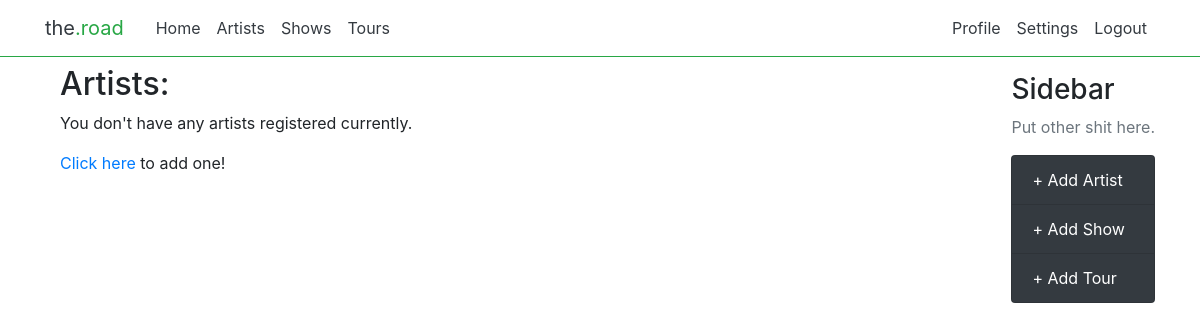
/artists/list/ (signed in), run on an earlier commit of the app's database.
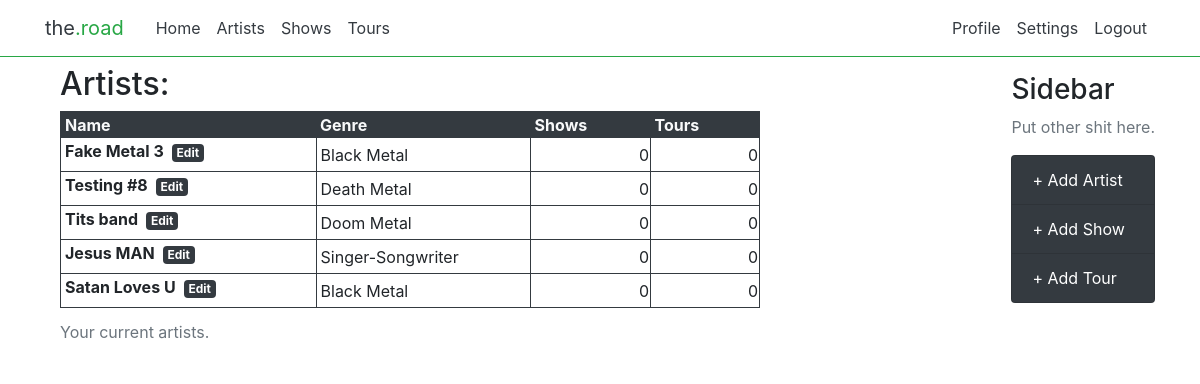
And on a later commit of the database.
### artists/models.py (models this page shows, shortened)
class Artists(models.Model):
    artist_Name = models.CharField(max_length=200)
    artist_Genre = models.CharField(
        max_length=200, choices=Genres.GENRE_CHOICES)
    artist_IG_Username = models.CharField(max_length=200, blank=True)
    artist_FB_URL = models.URLField(default='', blank=True)
    artist_Spotify_URL = models.URLField(default='', blank=True)
    artist_BC_URL = models.URLField(default='', blank=True)
    artist_Show_Count = models.CharField(
        max_length=200, default='0', blank=True)
    owner_ID = models.CharField(
        max_length=200, default="", blank=True)
    signup_Date = models.DateTimeField(default=timezone.now)

### artists/views.py (the view)
# urls.py: path('list/', views.artists_list, name='artist-list'),
def artists_list(request):
    full_artist_list = Artists.objects.filter(owner_ID=request.user.id)
    context = {'artist_list': full_artist_list}
    return render(request, 'artists/artist-list.html', context)

### artists/templates/artists/artist-list.html
{% extends "artists/base.html" %}
{% block content %}
<h2>Artists:</h2>
<div>
    {% if artist_list %}
    <table class="border border-dark w-100">
        <caption>Your current artists.</caption>
        <thead class="bg-dark text-light text-left">
            <tr>
                <th scope="col" class="pl-1">Name</th>
                <th scope="col" class="pl-1">Genre</th>
                <th scope="col" class="pl-1 pr-4">Shows</th>
                <th scope="col" class="pl-1 pr-4">Tours</th>
            </tr>
        </thead>
        <tbody class="border-bottom border-dark">
            {% for artist in artist_list %}
            <tr class="border-bottom border-dark">
                <th scope="row" class="border-right border-dark pr-3 pl-1">{{ artist.artist_Name }}<a href="#"
                        class="badge badge-dark ml-2 mb-2">Edit</a>
                </th>
                <td class="pl-1 border-right border-dark">{{ artist.artist_Genre }}</td>
                <td class="text-right border-right border-dark">{{ artist.artist_Show_Count }}</td>
                <td class="text-right">0</td>
            </tr>
            {% endfor %}
        </tbody>
    </table>
    {% else %}
    <p>You don't have any artists registered currently.</p>
    <p><a href="{% url 'add-artist' %}">Click here</a> to add one!</p>
    {% endif %}
</div>
{% endblock content %}

### artists/templates/artists/base.html (shortened to what this page needs)
{% load static %}
<!DOCTYPE html>
<html lang="en">
<head>
    <link rel="stylesheet" type="text/css" href="{% static 'styles.css' %}">
    <link rel="stylesheet" href="https://stackpath.bootstrapcdn.com/bootstrap/4.3.1/css/bootstrap.min.css"
>
</head>
<body class="bg-white">
    <header class="site-header">
        <nav class="navbar navbar-expand-md navbar-dark fixed-top bg-white border-bottom border-success">
            <div class="container text-dark">
                <a class="navbar-brand mr-4 text-dark" href="{% url 'index' %}">the<span
                        class="text-success">.road</span></a>
                <div class="collapse navbar-collapse text-dark" id="navbarToggle">
                    <div class="navbar-nav mr-auto">
                        <a class="nav-item nav-link text-dark active" href="{% url 'index' %}">Home</a>
                        <a class="nav-item nav-link text-dark" href="{% url 'artist-list' %}">Artists</a>
                        <a class="nav-item nav-link text-dark" href="{% url 'shows-page' %}">Shows</a>
                        <a class="nav-item nav-link text-dark" href="{% url 'tours-page' %}">Tours</a>
                    </div>
                    <div class="navbar-nav">
                        {% if user.is_authenticated %}
                        <a class="nav-item nav-link text-dark" href="{% url 'profile' %}">Profile</a>
                        <a class="nav-item nav-link text-dark" href="#">Settings</a>
                        <a class="nav-item nav-link text-dark" href="{% url 'logout' %}">Logout</a>
                        {% else %}
                        <a class="nav-item nav-link text-dark" href="{% url 'login' %}">Login</a>
                        <a class="nav-item nav-link text-dark" href="{% url 'register' %}">Register</a>
                        {% endif %}
                    </div>
                </div>
            </div>
        </nav>
    </header>
    <main role="main" class="container mt-5">
        <div class="row">
            <div class="col-md-8">
                <div class="container pt-3 col-12">
                    {% block content %}{% endblock %}
                </div>
            </div>
            {% if user.is_authenticated %}
            <div class="col-md-4 mt-4 border-dark">
                <div class="content-section">
                    <h3>Sidebar</h3>
                    <p class='text-muted'>Put other shit here.
                        <ul class="list-group">
                            <li class="list-group-item bg-dark"><a href="{% url 'add-artist' %}" class="text-white">+
                                    Add Artist</li></a>
                            <li class="list-group-item bg-dark"><a href="{% url 'add-show' %}" class="text-white">+ Add
                                    Show</li></a>
                            <li class="list-group-item bg-dark"><a href="{% url 'add-tour' %}" class="text-white">+ Add
                                    Tour</li></a>
                        </ul>
                    </p>
                </div>
            </div>
            {% endif %}
        </div>
    </main>
</body>
</html>

### artists/static/styles.css (style rules this page uses)
body { background-color: black !important; color: black; }
header { border-bottom: 1px solid white; }
.content-section { float: right; }

What changed in the data, as far as the page shows it:
added Artists: artist_Name "Fake Metal 3", artist_Genre "Black Metal", artist_Show_Count "0"
added Artists: artist_Name "Testing #8", artist_Genre "Death Metal", artist_Show_Count "0"
added Artists: artist_Name "Tits band", artist_Genre "Doom Metal", artist_Show_Count "0"
added Artists: artist_Name "Jesus MAN", artist_Genre "Singer-Songwriter", artist_Show_Count "0"
added Artists: artist_Name "Satan Loves U", artist_Genre "Black Metal", artist_Show_Count "0"
Also different on the page:
text no longer shown: "You don't have any artists registered currently. Click here to add one!"
text now shown: "Your current artists. Name Genre Shows Tours"
